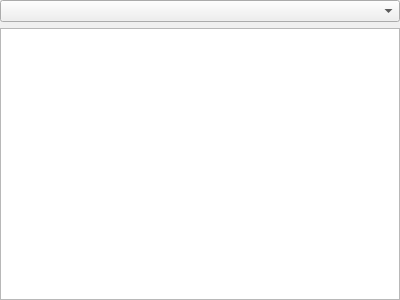
<?xml version="1.0" encoding="UTF-8"?>
<ui version="4.0">
 <class>QTUINodeListPanel</class>
 <widget class="QWidget" name="QTUINodeListPanel">
  <property name="geometry">
   <rect>
    <x>0</x>
    <y>0</y>
    <width>400</width>
    <height>300</height>
   </rect>
  </property>
  <property name="windowTitle">
   <string>Form</string>
  </property>
  <layout class="QVBoxLayout" name="verticalLayout">
   <property name="margin">
    <number>0</number>
   </property>
   <item>
    <widget class="QComboBox" name="filter"/>
   </item>
   <item>
    <widget class="QListView" name="list"/>
   </item>
  </layout>
 </widget>
 <resources/>
 <connections/>
</ui>
